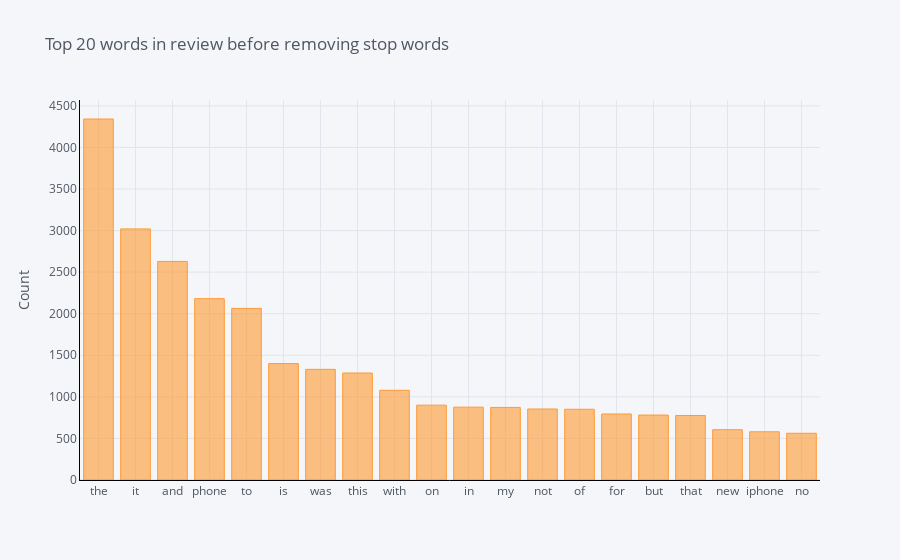

This figure's notebook cell:
### Code cell
def get_top_n_words(corpus, n=None):
    vec = CountVectorizer().fit(corpus)
    bag_of_words = vec.transform(corpus)
    sum_words = bag_of_words.sum(axis=0) 
    words_freq = [(word, sum_words[0, idx]) for word, idx in vec.vocabulary_.items()]
    words_freq =sorted(words_freq, key = lambda x: x[1], reverse=True)
    return words_freq[:n]
common_words = get_top_n_words(df_apple['Review'], 20)
for word, freq in common_words:
    print(word, freq)
df_apple = pd.DataFrame(common_words, columns = ['Review' , 'count'])
df_apple.groupby('Review').sum()['count'].sort_values(ascending=False).iplot(
    kind='bar', yTitle='Count', linecolor='black', title='Top 20 words in review before removing stop words')

### Figure 1 — Plotly figure (JSON) as saved in the notebook; plotly's stock layout.template omitted (floating-point values rounded to 4 significant figures)
{"data": [{"marker": {"color": "rgba(255, 153, 51, 0.6)", "line": {"color": "rgba(255, 153, 51, 1.0)", "width": 1}}, "name": "count", "orientation": "v", "text": "", "type": "bar", "x": ["the", "it", "and", "phone", "to", "is", "was", "this", "with", "on", "in", "my", "not", "of", "for", "but", "that", "new", "iphone", "no"], "y": [4342, 3020, 2629, 2181, 2064, 1400, 1331, 1287, 1079, 900, 876, 873, 854, 851, 794, 781, 776, 605, 580, 562]}], "layout": {"legend": {"bgcolor": "#F5F6F9", "font": {"color": "#4D5663"}}, "paper_bgcolor": "#F5F6F9", "plot_bgcolor": "#F5F6F9", "title": {"font": {"color": "#4D5663"}, "text": "Top 20 words in review before removing stop words"}, "xaxis": {"gridcolor": "#E1E5ED", "linecolor": "black", "showgrid": true, "tickfont": {"color": "#4D5663"}, "title": {"font": {"color": "#4D5663"}, "text": ""}, "zerolinecolor": "#E1E5ED"}, "yaxis": {"gridcolor": "#E1E5ED", "linecolor": "black", "showgrid": true, "tickfont": {"color": "#4D5663"}, "title": {"font": {"color": "#4D5663"}, "text": "Count"}, "zerolinecolor": "#E1E5ED"}}}
